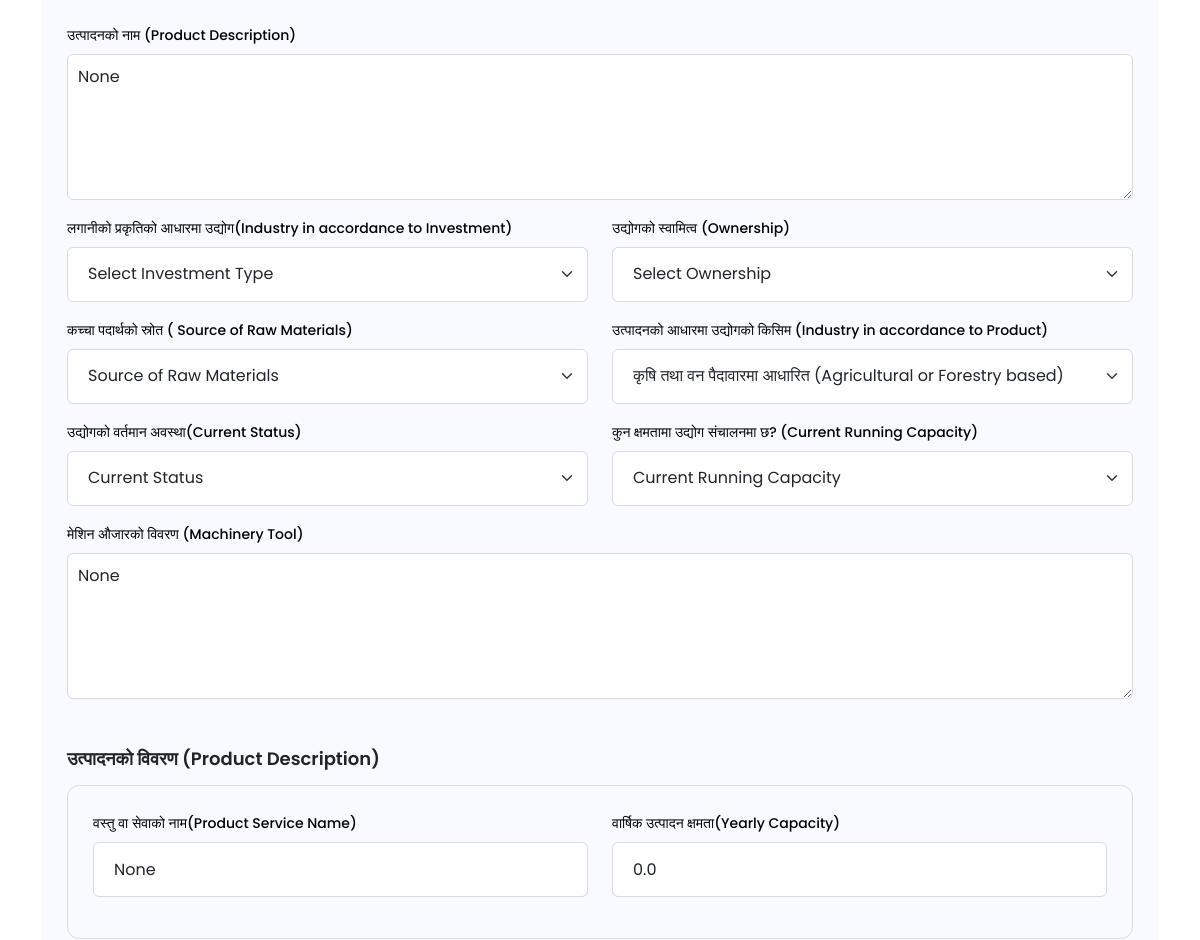
Before: /industry/edit/5734/ (signed in, middle part) with the older database file.
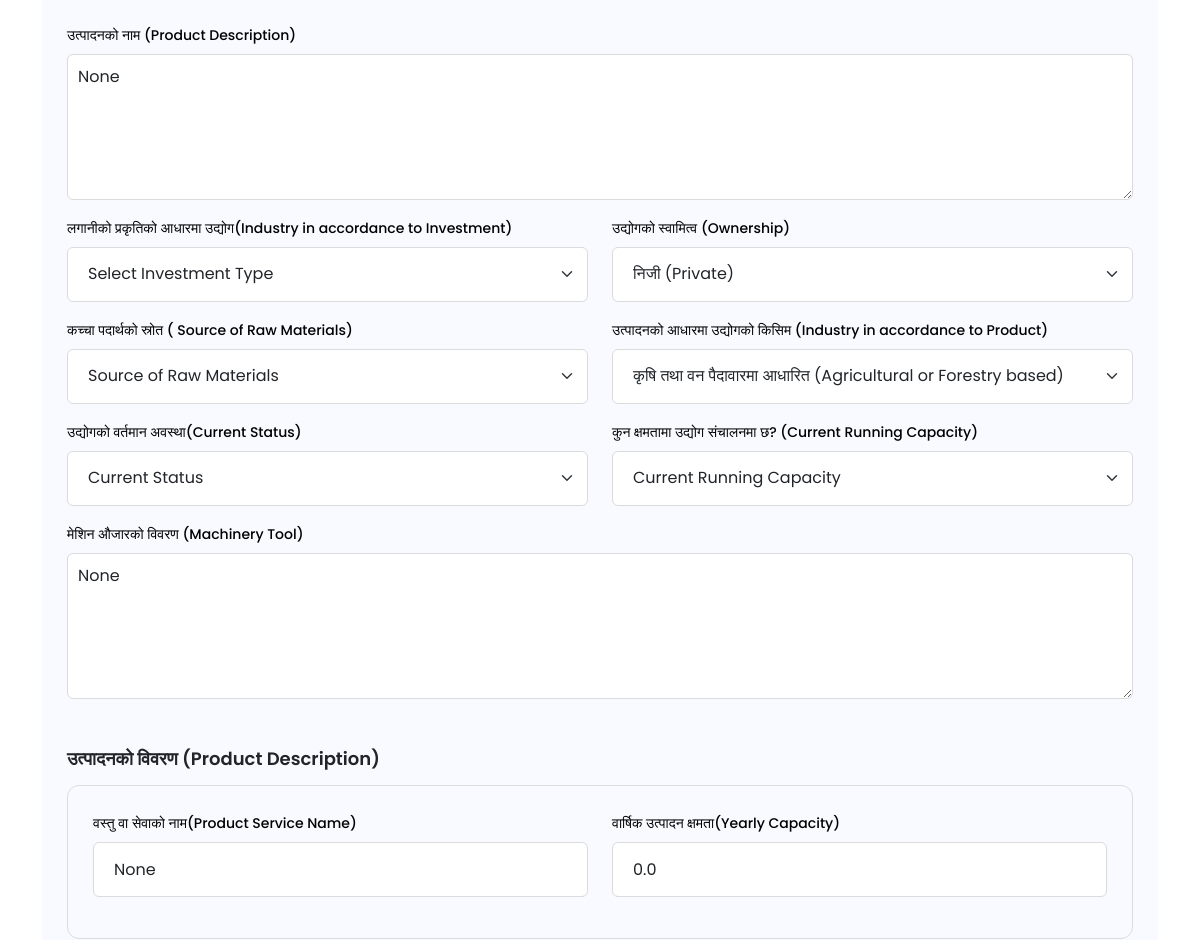
After: the same page with the newer database file.
### industry/models.py (models this page shows, shortened)
class Industry(models.Model):
    industry_name = models.CharField(max_length=150)
    industry_reg_no = models.CharField(max_length=100, blank=True, null=True)
    reg_date = models.DateField(blank=True, null=True)
    owner_name = models.CharField(max_length=100)
    sex = models.CharField(max_length=6, choices=commons.SEX_CHOICES, blank=True, null=True)
    caste = models.CharField(max_length=8, choices=commons.CASTE_CHOICES, blank=True, null=True)
    address = models.CharField(max_length=100, blank=True, null=True)
    telephone_number = models.CharField(max_length=15, blank=True, null=True)
    contact_person = models.CharField(max_length=100, blank=True, null=True)
    mobile_number = models.CharField(max_length=15, blank=True, null=True)
    district = models.CharField(max_length=100, blank=True, null=True)
    local_body = models.CharField(max_length=100, blank=True, null=True)
    ward_no = models.CharField(max_length=100, blank=True, null=True)
    settlement = models.CharField(max_length=100, blank=True, null=True)
    latitude = models.CharField(max_length=100, blank=True)
    longitude = models.CharField(max_length=100, blank=True)
    product_description = models.TextField(max_length=600, blank=True, null=True)
    investment = models.CharField(max_length=9, choices=commons.INVESTMENT_CHOICES, blank=True, null=True)
    ownership = models.CharField(max_length=11, choices=commons.OWNERSHIP_CHOICES, blank=True, null=True)
    raw_material_source = models.CharField(max_length=8, choices=commons.MATERIAL_SOURCE, blank=True, null=True)
    industry_acc_product = models.CharField(max_length=50, choices=commons.TYPE_OF_PRODUCT, blank=True, null=True)
    others_text = models.CharField(max_length=255, blank=True, null=True)
    current_status = models.CharField(max_length=8, choices=commons.CURRENT_STATUS, blank=True, null=True)
    current_running_capacity = models.CharField(max_length=1, choices=commons.CAPACITY, blank=True, null=True)
    machinery_tool = models.TextField(max_length=600, blank=True, null=True)
    product_service_name = models.CharField(max_length=100, blank=True, null=True)
    yearly_capacity = models.FloatField(default=0, blank=True, null=True)
    total_manpower = models.IntegerField(default=0, blank=True, null=True)
    skillfull = models.IntegerField(default=0, blank=True, null=True)
    unskilled = models.IntegerField(default=0, blank=True, null=True)
    indigenous = models.IntegerField(default=0, blank=True, null=True)
    foreign = models.IntegerField(default=0, blank=True, null=True)
    male = models.IntegerField(default=0, blank=True, null=True)
    female = models.IntegerField(default=0, blank=True, null=True)
    fixed_capital = models.FloatField(default=0, blank=True, null=True)
    current_capital = models.FloatField(default=0, blank=True, null=True)
    total_capital = models.FloatField(default=0, blank=True, null=True)

### industry/views.py (the view)
# urls.py: path('industry/edit/<int:industry_id>/', views.edit_industry, name="edit-industry"),
@login_required
def edit_industry(request, industry_id):
    data = {
        'sex' : commons.SEX_CHOICES,
        'cas' : commons.CASTE_CHOICES,
        'inv' : commons.INVESTMENT_CHOICES,
        'own' : commons.OWNERSHIP_CHOICES,
        'raw' : commons.MATERIAL_SOURCE,
        'top' : commons.TYPE_OF_PRODUCT,
        'cs' : commons.CURRENT_STATUS,
        'ca' : commons.CAPACITY,
    }
    industry = get_object_or_404(Industry, id=industry_id)
    industry_photos = IndustryPhoto.objects.filter(industry=industry)
    if request.method == 'POST':
        form = IndustryForm(request.POST, request.FILES, instance=industry)
        if form.is_valid():
            form.save()
            for photo in request.FILES.getlist('photo'):
                IndustryPhoto.objects.create(industry=industry, photo=photo)
            messages.success(request, 'Industry Detail is Updated Successfully!')
            return redirect('industry-list')
    else:
        form = IndustryForm(instance=industry)
    if form.errors:
        for field in form:
            if field.errors:
                messages.error(request, 'रोजगारीको अवस्थामा नम्बर हाल्नुहोस!')
                break
    context = {
                'form': form,
                'industry': industry,
                'industry_photos': industry_photos,
                'data': data
                }
    return render(request, 'industry/edit.html', context)

### industry/forms.py (shortened to what this page needs)
class IndustryForm(ModelForm):
    industry_name = forms.CharField(required=True)
    class Meta:
        model = Industry
        fields = "__all__"

### templates/industry/edit.html (shortened to what the changed rows need)
{% extends "layout/base.html" %}
{% load static %}
{% block container %}
    <div class="container main-sec my-5">
        <div class="kit-form-container">
            <form action="{% url 'edit-industry' industry.id %}" method="post" enctype="multipart/form-data" id="form-upload">
                <div class="row mb-3">
                    <div class="col-sm-12">
                        <label class="form-label kit-form-label">उत्पादनको नाम (Product Description)</label>
                        <textarea name="product_description" class="form-control kit-form-control kit-form-textarea" id="" cols="30"
                            rows="100" placeholder="Enter Product Description">{{industry.product_description}}</textarea>
                    </div>
                </div>
                <div class="row mb-3">
                    <div class="col-sm-6">
                        <label class="form-label kit-form-label">लगानीको प्रकृतिको आधारमा उद्योग(Industry in accordance
                            to Investment)</label>
                        <select class="form-select kit-form-control" aria-label="Default select example" name="investment">
                            {% if industry.investment %}
                                <option value="{{industry.investment}}" selected>{{industry.get_investment_display}}</option>
                            {% else %}
                                <option value="" selected disabled>Select Investment Type</option>
                            {% endif %}
                        </select>
                    </div>
                    <div class="col-sm-6">
                        <label class="form-label kit-form-label">उद्योगको स्वामित्व (Ownership)</label>
                        <select class="form-select kit-form-control" aria-label="Default select example" name="ownership">
                            {% if industry.ownership %}
                                <option value="{{industry.ownership}}" selected>{{industry.get_ownership_display}}</option>
                            {% else %}
                                <option value="" selected disabled>Select Ownership</option>
                            {% endif %}
                        </select>
                    </div>
                </div>
                <div class="row mb-3">
                    <div class="col-sm-6">
                        <label class="form-label kit-form-label">कच्चा पदार्थको स्रोत ( Source of Raw Materials)</label>
                        <select class="form-select kit-form-control" aria-label="Default select example" name="raw_material_source">
                            {% if industry.raw_material_source %}
                                <option value="{{industry.raw_material_source}}" selected>{{industry.get_raw_material_source_display}}</option>
                            {% else %}
                                <option value="" selected disabled>Source of Raw Materials</option>
                            {% endif %}
                        </select>
                    </div>
                    <div class="col-sm-6">
                        <label class="form-label kit-form-label">उत्पादनको आधारमा उद्योगको किसिम (Industry in accordance
                            to Product)</label>
                        <select class="form-select kit-form-control" aria-label="Default select example" name="industry_acc_product" onchange="handleIndustrySelection(this)">
                            {% if industry.industry_acc_product %}
                                {% for key, value in data.top %}
                                    {% if key == industry.industry_acc_product %}
                                        <option value="{{key}}" selected>{{value}}</option>
                                    {% else %}
                                        <option value="{{key}}">{{value}}</option>
                                    {% endif %}
                                {% endfor %}
                            {% else %}
                                <option value="" selected disabled>Select Type of Product</option>
                                {% for key, value in data.top %}
                                    <option value="{{key}}">{{value}}</option>
                                {% endfor %}
                            {% endif %}
                        </select>
                    </div>
                </div>
                <div class="row mb-3">
                    <div class="col-sm-6">
                        <label class="form-label kit-form-label">उद्योगको वर्तमान अवस्था(Current Status)</label>
                        <select class="form-select kit-form-control" aria-label="Default select example" name="current_status">
                            {% if industry.current_status %}
                                <option value="{{industry.current_status}}" selected>{{industry.get_current_status_display}}</option>
                            {% else %}
                                <option value="" selected disabled>Current Status</option>
                            {% endif %}
                        </select>
                    </div>
                    <div class="col-sm-6">
                        <label class="form-label kit-form-label">कुन क्षमतामा उद्योग संचालनमा छ? (Current Running Capacity)</label>
                        <select class="form-select kit-form-control" aria-label="Default select example" name="current_running_capacity">
                            {% if industry.current_running_capacity %}
                                <option value="{{industry.current_running_capacity}}" selected>{{industry.get_current_running_capacity_display}}</option>
                            {% else %}
                                <option value="" selected disabled>Current Running Capacity</option>
                            {% endif %}
                        </select>
                    </div>
                </div>
                <div class="row mb-3">
                    <div class="col-sm-12">
                        <label class="form-label kit-form-label">मेशिन औजारको विवरण (Machinery Tool)</label>
                        <textarea name="machinery_tool" class="form-control kit-form-control kit-form-textarea" id="" cols="30"
                            rows="100" placeholder="Enter Machinery Description">{{industry.machinery_tool}}</textarea>
                    </div>
                </div>
                <h2 class="kit-page-heading mt-5">उत्पादनको विवरण (Product Description)</h2>
                <div class="kit-industry-detail mb-4">
                    <div class="row mb-3">
                        <div class="col-sm-6">
                            <label class="form-label kit-form-label">वस्तु वा सेवाको नाम(Product Service Name)</label>
                            <input type="text" class="form-control kit-form-control"
                                placeholder="Product Service Name" name="product_service_name" value="{{industry.product_service_name}}">
                        </div>
                        <div class="col-sm-6">
                            <label class="form-label kit-form-label">वार्षिक उत्पादन क्षमता(Yearly Capacity)</label>
                            <input type="text" class="form-control kit-form-control"
                                placeholder="Enter Yearly Capacity" name="yearly_capacity" value="{{industry.yearly_capacity}}">
                        </div>
                    </div>
                </div>
            </form>
        </div>
    </div>
{% endblock %}

Changed rows visible on the page:
changed Industry "None": ownership "Select Ownership" → "निजी (Private)"
